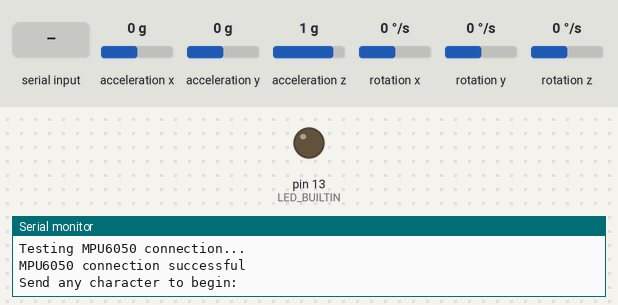
Recording of a sketch running on a simulated Arduino Uno, built with avr-gcc and run on an emulated ATmega328P. Shown: output pins drawn as LEDs (lit = HIGH), the last lines printed to the serial monitor. The inputs (shaded band) are chosen by the test bench; at power-on: acceleration x 0 g, acceleration z 1 g, acceleration y 0 g, rotation x 0 °/s, rotation y 0 °/s, rotation z 0 °/s. The sensor or clock chip raises its interrupt line as the real part does.

Above: at 0.9 s.
1.0 s: "1\n" received over Serial
At 2.97 s:
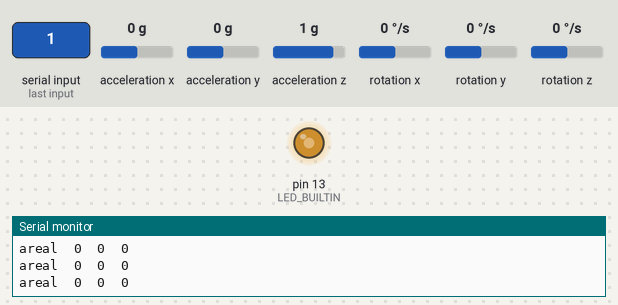
4.0 s: acceleration x set to -1.4 g
7.0 s: acceleration z set to 0 g
10.0 s: acceleration y set to 0.8 g
Timing chart, 0 to 14.0 s (numbered marks = the images above; inputs shaded):
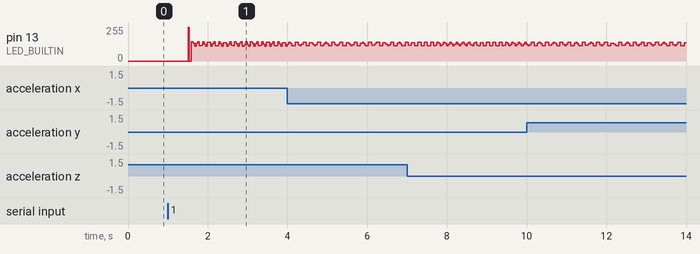

The sketch:

MPU6050_DMP6.ino
```cpp
/*
  MPU6050 DMP6

  Digital Motion Processor or DMP performs complex motion processing tasks.
  - Fuses the data from the accel, gyro, and external magnetometer if applied,
  compensating individual sensor noise and errors.
  - Detect specific types of motion without the need to continuously monitor
  raw sensor data with a microcontroller.
  - Reduce workload on the microprocessor.
  - Output processed data such as quaternions, Euler angles, and gravity vectors.

  The code includes an auto-calibration and offsets generator tasks. Different
  output formats available.

  This code is compatible with the teapot project by using the teapot output format.

  Circuit: In addition to connection 3.3v, GND, SDA, and SCL, this sketch
  depends on the MPU6050's INT pin being connected to the Arduino's
  external interrupt #0 pin.

  The teapot processing example may be broken due FIFO structure change if using DMP
  6.12 firmware version.

  Find the full MPU6050 library documentation here:
  https://github.com/ElectronicCats/mpu6050/wiki

*/

#include "I2Cdev.h"
#include "MPU6050_6Axis_MotionApps20.h"
//#include "MPU6050_6Axis_MotionApps612.h" // Uncomment this library to work with DMP 6.12 and comment on the above library.

/* MPU6050 default I2C address is 0x68*/
MPU6050 mpu;
//MPU6050 mpu(0x69); //Use for AD0 high
//MPU6050 mpu(0x68, &Wire1); //Use for AD0 low, but 2nd Wire (TWI/I2C) object.

/* OUTPUT FORMAT DEFINITION-------------------------------------------------------------------------------------------
- Use "OUTPUT_READABLE_QUATERNION" for quaternion commponents in [w, x, y, z] format. Quaternion does not
suffer from gimbal lock problems but is harder to parse or process efficiently on a remote host or software
environment like Processing.

- Use "OUTPUT_READABLE_EULER" for Euler angles (in degrees) output, calculated from the quaternions coming
from the FIFO. EULER ANGLES SUFFER FROM GIMBAL LOCK PROBLEM.

- Use "OUTPUT_READABLE_YAWPITCHROLL" for yaw/pitch/roll angles (in degrees) calculated from the quaternions
coming from the FIFO. THIS REQUIRES GRAVITY VECTOR CALCULATION.
YAW/PITCH/ROLL ANGLES SUFFER FROM GIMBAL LOCK PROBLEM.

- Use "OUTPUT_READABLE_REALACCEL" for acceleration components with gravity removed. The accel reference frame
is not compensated for orientation. +X will always be +X according to the sensor.

- Use "OUTPUT_READABLE_WORLDACCEL" for acceleration components with gravity removed and adjusted for the world
reference frame. Yaw is relative if there is no magnetometer present.

-  Use "OUTPUT_TEAPOT" for output that matches the InvenSense teapot demo.
-------------------------------------------------------------------------------------------------------------------------------*/
// #define OUTPUT_READABLE_YAWPITCHROLL
//#define OUTPUT_READABLE_QUATERNION
//#define OUTPUT_READABLE_EULER
#define OUTPUT_READABLE_REALACCEL
//#define OUTPUT_READABLE_WORLDACCEL
//#define OUTPUT_TEAPOT

int const INTERRUPT_PIN = 12;  // Define the interruption #0 pin
bool blinkState;

/*---MPU6050 Control/Status Variables---*/
bool DMPReady = false;  // Set true if DMP init was successful
uint8_t MPUIntStatus;   // Holds actual interrupt status byte from MPU
uint8_t devStatus;      // Return status after each device operation (0 = success, !0 = error)
uint16_t packetSize;    // Expected DMP packet size (default is 42 bytes)
uint8_t FIFOBuffer[64]; // FIFO storage buffer

/*---Orientation/Motion Variables---*/
Quaternion q;           // [w, x, y, z]         Quaternion container
VectorInt16 aa;         // [x, y, z]            Accel sensor measurements
VectorInt16 gy;         // [x, y, z]            Gyro sensor measurements
VectorInt16 aaReal;     // [x, y, z]            Gravity-free accel sensor measurements
VectorInt16 aaWorld;    // [x, y, z]            World-frame accel sensor measurements
VectorFloat gravity;    // [x, y, z]            Gravity vector
float euler[3];         // [psi, theta, phi]    Euler angle container
float ypr[3];           // [yaw, pitch, roll]   Yaw/Pitch/Roll container and gravity vector

/*-Packet structure for InvenSense teapot demo-*/
uint8_t teapotPacket[14] = { '$', 0x02, 0, 0, 0, 0, 0, 0, 0, 0, 0x00, 0x00, '\r', '\n' };

/*------Interrupt detection routine------*/
volatile bool MPUInterrupt = false;     // Indicates whether MPU6050 interrupt pin has gone high
void DMPDataReady() {
  MPUInterrupt = true;
}

void setup() {
  #if I2CDEV_IMPLEMENTATION == I2CDEV_ARDUINO_WIRE
    Wire.begin();
    Wire.setClock(400000); // 400kHz I2C clock. Comment on this line if having compilation difficulties
  #elif I2CDEV_IMPLEMENTATION == I2CDEV_BUILTIN_FASTWIRE
    Fastwire::setup(400, true);
  #endif

  Serial.begin(115200); //115200 is required for Teapot Demo output
  while (!Serial);

  /*Initialize device*/
  Serial.println(F("Initializing I2C devices..."));
  mpu.initialize();
  pinMode(INTERRUPT_PIN, INPUT);

  /*Verify connection*/
  Serial.println(F("Testing MPU6050 connection..."));
  if(mpu.testConnection() == false){
    Serial.println("MPU6050 connection failed");
    while(true);
  }
  else {
    Serial.println("MPU6050 connection successful");
  }

  /*Wait for Serial input*/
  Serial.println(F("\nSend any character to begin: "));
  while (Serial.available() && Serial.read()); // Empty buffer
  while (!Serial.available());                 // Wait for data
  while (Serial.available() && Serial.read()); // Empty buffer again

  /* Initializate and configure the DMP*/
  Serial.println(F("Initializing DMP..."));
  devStatus = mpu.dmpInitialize();

  /* Supply your gyro offsets here, scaled for min sensitivity */
  mpu.setXGyroOffset(0);
  mpu.setYGyroOffset(0);
  mpu.setZGyroOffset(0);
  mpu.setXAccelOffset(0);
  mpu.setYAccelOffset(0);
  mpu.setZAccelOffset(0);

  /* Making sure it worked (returns 0 if so) */
  if (devStatus == 0) {
    mpu.CalibrateAccel(6);  // Calibration Time: generate offsets and calibrate our MPU6050
    mpu.CalibrateGyro(6);
    Serial.println("These are the Active offsets: ");
    mpu.PrintActiveOffsets();
    Serial.println(F("Enabling DMP..."));   //Turning ON DMP
    mpu.setDMPEnabled(true);

    /*Enable Arduino interrupt detection*/
    Serial.print(F("Enabling interrupt detection (Arduino external interrupt "));
    Serial.print(digitalPinToInterrupt(INTERRUPT_PIN));
    Serial.println(F(")..."));
    attachInterrupt(digitalPinToInterrupt(INTERRUPT_PIN), DMPDataReady, RISING);
    MPUIntStatus = mpu.getIntStatus();

    /* Set the DMP Ready flag so the main loop() function knows it is okay to use it */
    Serial.println(F("DMP ready! Waiting for first interrupt..."));
    DMPReady = true;
    packetSize = mpu.dmpGetFIFOPacketSize(); //Get expected DMP packet size for later comparison
  }
  else {
    Serial.print(F("DMP Initialization failed (code ")); //Print the error code
    Serial.print(devStatus);
    Serial.println(F(")"));
    // 1 = initial memory load failed
    // 2 = DMP configuration updates failed
  }
  pinMode(LED_BUILTIN, OUTPUT);
}

void loop() {
  if (!DMPReady) return; // Stop the program if DMP programming fails.

  /* Read a packet from FIFO */
  if (mpu.dmpGetCurrentFIFOPacket(FIFOBuffer)) { // Get the Latest packet
    #ifdef OUTPUT_READABLE_YAWPITCHROLL
      /* Display Euler angles in degrees */
      mpu.dmpGetQuaternion(&q, FIFOBuffer);
      mpu.dmpGetGravity(&gravity, &q);
      mpu.dmpGetYawPitchRoll(ypr, &q, &gravity);
      Serial.print("ypr\t");
      Serial.print(ypr[0] * 180/M_PI);
      Serial.print("\t");
      Serial.print(ypr[1] * 180/M_PI);
      Serial.print("\t");
      Serial.println(ypr[2] * 180/M_PI);
    #endif

    #ifdef OUTPUT_READABLE_QUATERNION
      /* Display Quaternion values in easy matrix form: [w, x, y, z] */
      mpu.dmpGetQuaternion(&q, FIFOBuffer);
      Serial.print("quat\t");
      Serial.print(q.w);
      Serial.print("\t");
      Serial.print(q.x);
      Serial.print("\t");
      Serial.print(q.y);
      Serial.print("\t");
      Serial.println(q.z);
    #endif

    #ifdef OUTPUT_READABLE_EULER
      /* Display Euler angles in degrees */
      mpu.dmpGetQuaternion(&q, FIFOBuffer);
      mpu.dmpGetEuler(euler, &q);
      Serial.print("euler\t");
      Serial.print(euler[0] * 180/M_PI);
      Serial.print("\t");
      Serial.print(euler[1] * 180/M_PI);
      Serial.print("\t");
      Serial.println(euler[2] * 180/M_PI);
    #endif

    #ifdef OUTPUT_READABLE_REALACCEL
      /* Display real acceleration, adjusted to remove gravity */
      mpu.dmpGetQuaternion(&q, FIFOBuffer);
      mpu.dmpGetAccel(&aa, FIFOBuffer);
      mpu.dmpGetGravity(&gravity, &q);
      mpu.dmpGetLinearAccel(&aaReal, &aa, &gravity);
      Serial.print("areal\t");
      Serial.print(aaReal.x);
      Serial.print("\t");
      Serial.print(aaReal.y);
      Serial.print("\t");
      Serial.println(aaReal.z);
    #endif

    #ifdef OUTPUT_READABLE_WORLDACCEL
      /* Display initial world-frame acceleration, adjusted to remove gravity
      and rotated based on known orientation from Quaternion */
      mpu.dmpGetQuaternion(&q, FIFOBuffer);
      mpu.dmpGetAccel(&aa, FIFOBuffer);
      mpu.dmpGetGravity(&gravity, &q);
      mpu.dmpGetLinearAccel(&aaReal, &aa, &gravity);
      mpu.dmpGetLinearAccelInWorld(&aaWorld, &aaReal, &q);
      Serial.print("aworld\t");
      Serial.print(aaWorld.x);
      Serial.print("\t");
      Serial.print(aaWorld.y);
      Serial.print("\t");
      Serial.println(aaWorld.z);
    #endif

    #ifdef OUTPUT_TEAPOT
      /* Display quaternion values in InvenSense Teapot demo format */
      teapotPacket[2] = FIFOBuffer[0];
      teapotPacket[3] = FIFOBuffer[1];
      teapotPacket[4] = FIFOBuffer[4];
      teapotPacket[5] = FIFOBuffer[5];
      teapotPacket[6] = FIFOBuffer[8];
      teapotPacket[7] = FIFOBuffer[9];
      teapotPacket[8] = FIFOBuffer[12];
      teapotPacket[9] = FIFOBuffer[13];
      Serial.write(teapotPacket, 14);
      teapotPacket[11]++; // PacketCount, loops at 0xFF on purpose
     #endif

  /* Blink LED to indicate activity */
  blinkState = !blinkState;
  digitalWrite(LED_BUILTIN, blinkState);
  }
}
```
